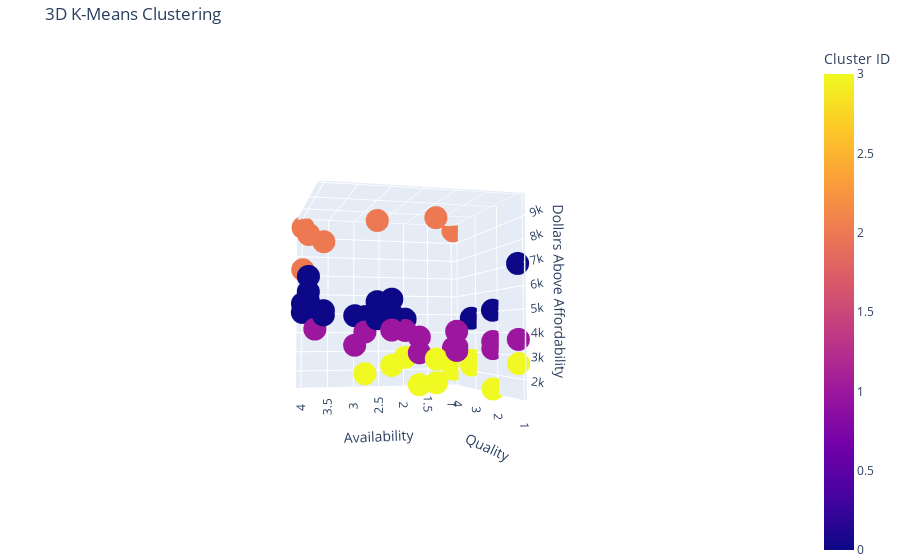

The notebook cell this image was saved under:
### Code cell
# Fit the model without including labels
df_3d['cluster'] = kmeans_model.fit_predict(X)


# Visualize the 3D Clusters
fig = px.scatter_3d(
    df_3d,
    x='Quality',
    y='Availability',
    z='Dollars Above Affordability',
    color='cluster',    
    title="3D K-Means Clustering",
    labels={'cluster': 'Cluster ID'}
)

# Improve layout
fig.update_layout(
    margin=dict(l=0, r=0, b=0, t=40) # Tighten the plot margins
)

fig.show()

### Figure 1 — Plotly figure (JSON) as saved in the notebook; plotly's stock layout.template omitted (floating-point values rounded to 4 significant figures)
{"data": [{"hovertemplate": "Quality=%{x}<br>Availability=%{y}<br>Dollars Above Affordability=%{z}<br>Cluster ID=%{marker.color}<extra></extra>", "legendgroup": "", "marker": {"color": [3, 0, 0, 3, 2, 0, 2, 0, 1, 3, 2, 3, 0, 0, 1, 3, 3, 3, 0, 0, 2, 1, 0, 3, 1, 1, 1, 1, 0, 0, 0, 2, 0, 3, 0, 1, 0, 0, 2, 1, 3, 1, 3, 1, 0, 1, 2, 1, 0, 1], "coloraxis": "coloraxis", "symbol": "circle"}, "mode": "markers", "name": "", "scene": "scene", "showlegend": false, "type": "scatter3d", "x": [4, 1, 2, 3, 2, 2, 4, 1, 3, 3, 4, 4, 2, 4, 4, 2, 2, 3, 3, 3, 4, 1, 4, 3, 3, 1, 1, 2, 3, 1, 3, 1, 4, 1, 1, 1, 2, 3, 3, 4, 2, 3, 1, 2, 4, 2, 2, 1, 1, 4], "y": [2, 1, 1, 1, 2, 3, 4, 4, 3, 3, 1, 1, 3, 2, 2, 2, 2, 1, 4, 4, 4, 3, 3, 2, 2, 2, 2, 1, 4, 4, 1, 4, 4, 3, 3, 1, 3, 3, 4, 3, 1, 2, 1, 1, 4, 4, 3, 2, 3, 1], "z": [2678.0, 6952.0, 5053.0, 2357.0, 9304.0, 5381.0, 7296.0, 4690.0, 4038.0, 2008.0, 9692.0, 1999.0, 5028.0, 4744.0, 4133.0, 1723.0, 2797.0, 2602.0, 5536.0, 5960.0, 9517.0, 4097.0, 4912.0, 1420.0, 3786.0, 4053.0, 3406.0, 3257.0, 6701.0, 4854.0, 4744.0, 7584.0, 5062.0, 2676.0, 4747.0, 3709.0, 4620.0, 4792.0, 8728.0, 3345.0, 1384.0, 3004.0, 2688.0, 3590.0, 5516.0, 4152.0, 9044.0, 3258.0, 5347.0, 3169.0]}], "layout": {"autosize": true, "coloraxis": {"colorbar": {"title": {"text": "Cluster ID"}}, "colorscale": [[0, "#0d0887"], [0.1111, "#46039f"], [0.2222, "#7201a8"], [0.3333, "#9c179e"], [0.4444, "#bd3786"], [0.5556, "#d8576b"], [0.6667, "#ed7953"], [0.7778, "#fb9f3a"], [0.8889, "#fdca26"], [1, "#f0f921"]]}, "legend": {"tracegroupgap": 0}, "margin": {"b": 0, "l": 0, "r": 0, "t": 40}, "scene": {"aspectmode": "auto", "aspectratio": {"x": 1, "y": 1, "z": 1}, "camera": {"center": {"x": 0, "y": 0, "z": 0}, "eye": {"x": -3.262, "y": 0.8378, "z": -0.1818}, "projection": {"type": "perspective"}, "up": {"x": -0.001042, "y": -0.004059, "z": 1.0}}, "domain": {"x": [0, 1], "y": [0, 1]}, "xaxis": {"title": {"text": "Quality"}, "type": "linear"}, "yaxis": {"title": {"text": "Availability"}, "type": "linear"}, "zaxis": {"title": {"text": "Dollars Above Affordability"}, "type": "linear"}}, "title": {"text": "3D K-Means Clustering"}}}
